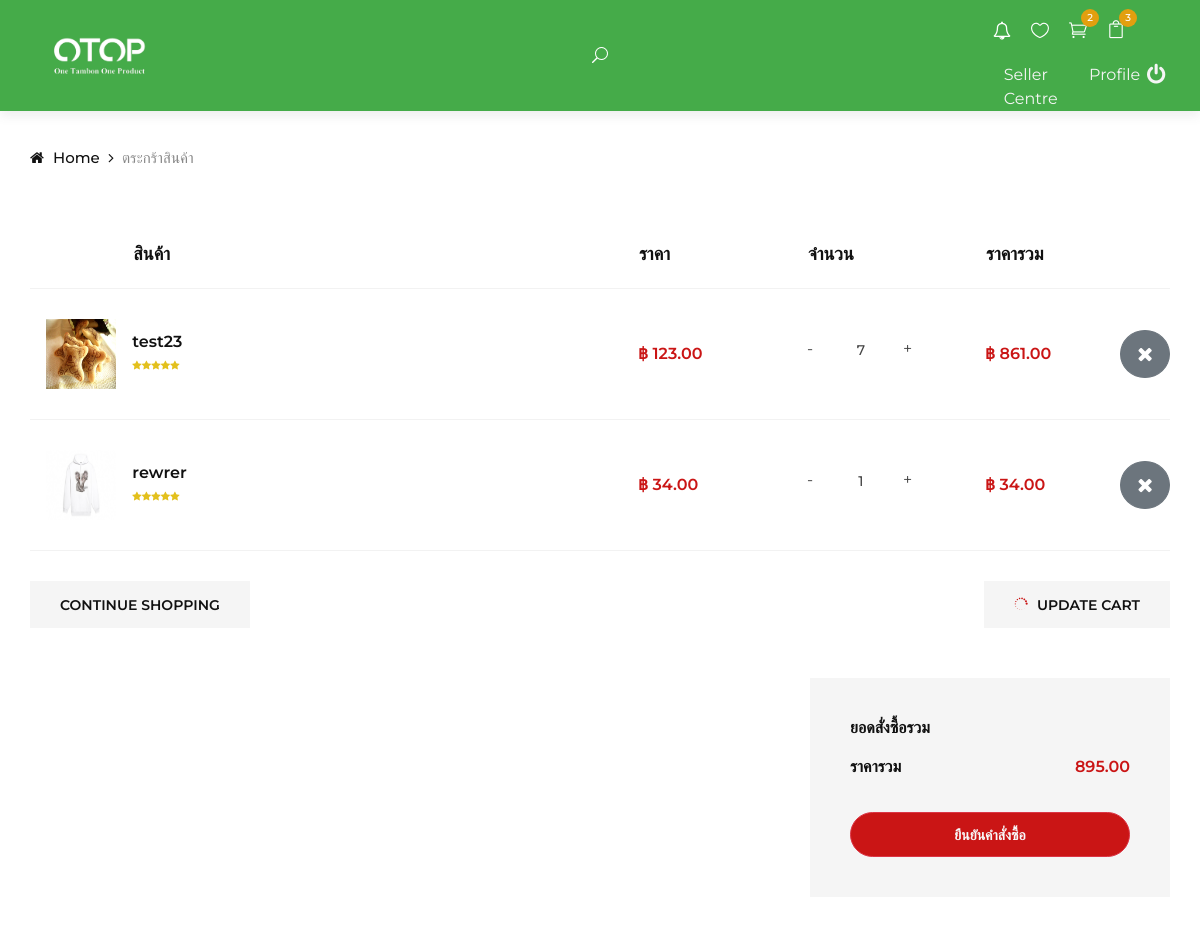
Page /views/Customer/shop-cart/shop-cart.php (signed in) on the earlier database version.
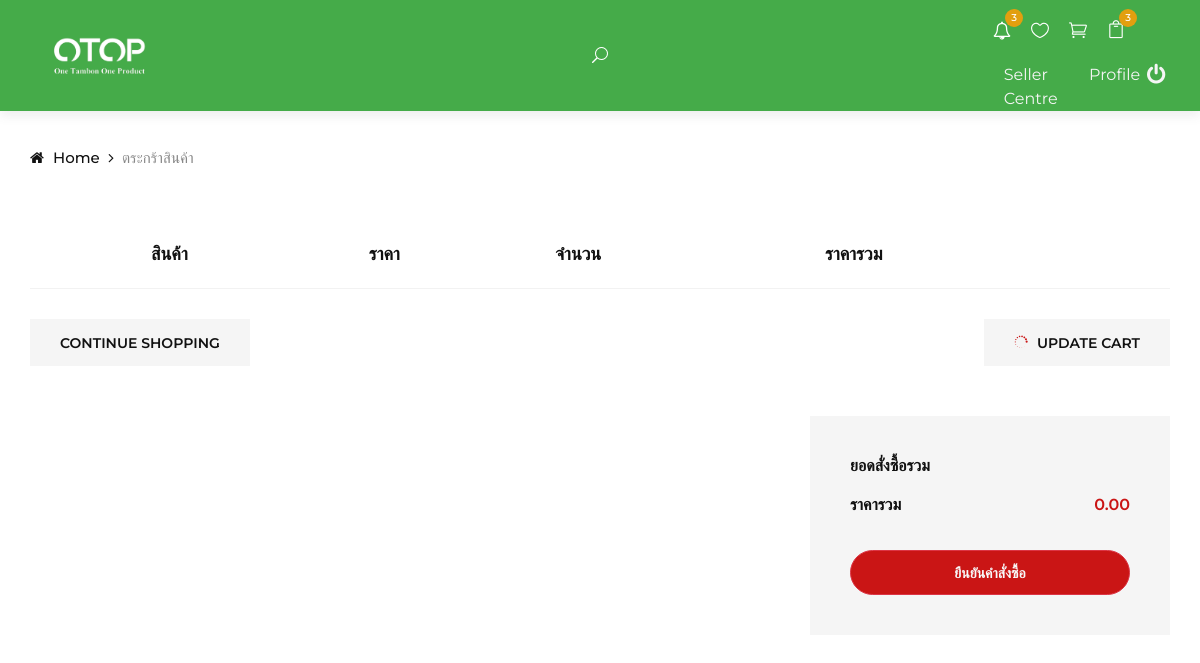
Same page on the later database version.
### tables this page shows
CREATE TABLE `shopping_cart` (
  `scid` int(11) NOT NULL,
  `uid` int(11) NOT NULL,
  `product_id` int(11) NOT NULL,
  `quantity` int(11) NOT NULL,
  `feature` int(11) DEFAULT NULL
);

CREATE TABLE `product` (
  `product_id` int(11) NOT NULL,
  `product_number` varchar(20) NOT NULL,
  `product_name` varchar(255) NOT NULL,
  `product_description` text NOT NULL,
  `product_specification` text NOT NULL,
  `product_type` int(11) NOT NULL,
  `price` double NOT NULL,
  `shipping_cost` double NOT NULL,
  `stock` int(11) NOT NULL,
  `shop_id` int(11) NOT NULL,
  `delivery_type` int(11) NOT NULL,
  `profile_product` varchar(90) DEFAULT NULL,
  `picture` varchar(90) DEFAULT NULL,
  `qrcode` varchar(50) DEFAULT NULL,
  `modify` int(11) DEFAULT NULL
);

### views/Customer/layout/header.php (called while the page is built, shortened)
<?php include_once("css.php"); ?>

### dbConnect.php (called while the page is built, shortened)
<?php
function connectDB()
{
    $servername = "localhost";
    $username = "root";
    $password = "";
    try {
        $conn = new PDO("mysql:host=$servername;dbname=otop_shop;charset=utf8", $username, $password);
        $conn->setAttribute(PDO::ATTR_ERRMODE, PDO::ERRMODE_EXCEPTION);
        return $conn;
    } catch (PDOException $e) {
        return "Connection failed: " . $e->getMessage();
    }
}
function selectData($str)
{
    $myConDB = connectDB();
    try {
        $stmt = $myConDB->prepare($str);
        $stmt->execute();
        $num = 0;
        while ($result = $stmt->fetch(PDO::FETCH_ASSOC)) {
            $num++;
            foreach ($result as $key => $value) {
                $data[$num][$key] = $value;
            }
        }
        $data[0]['numrow'] = $num;
        return $data;
    } catch (PDOException $e) {
        $conn = null;
        return "Error: " . $e->getMessage();
    }
}
function selectDataOne($str)
{
    $myConDB = connectDB();
    try {
        $stmt = $myConDB->prepare($str);
        $stmt->execute();
        if ($result = $stmt->fetch(PDO::FETCH_ASSOC)) {
            foreach ($result as $key => $value) {
                $data[$key] = $value;
            }
        }
        return $data;
    } catch (PDOException $e) {
        $conn = null;
        return "Error: " . $e->getMessage();
    }
}
?>

### query/query.php (called while the page is built, shortened)
<?php
include_once("../../../dbConnect.php");
function getShopingCart($uid)
{
    $sql = "SELECT * FROM `shopping_cart`
                    INNER JOIN `product` ON `shopping_cart`.`product_id` = `product`.`product_id`
            WHERE `uid` = '$uid'";
    $DATA = selectData($sql);
    return $DATA;
}
function countShopingCart($uid)
{
    $sql = "SELECT COUNT(*) AS `count_cart` FROM `shopping_cart` WHERE `uid` = '$uid'";
    $DATA = selectDataOne($sql);
    return $DATA;
}
function countFavouriteByUser($uid)
{
    $sql = "SELECT COUNT(*) AS `count_fav` FROM `favourite` WHERE `uid` = '$uid'";
    $DATA = selectDataOne($sql);
    return $DATA;
}
function countNotification($uid)
{
    $sql = "SELECT  COUNT(*) AS `count_noti` FROM `orders`
                    INNER JOIN `status_order` ON `orders`.`status_order` = `status_order`.`so_id`
                    INNER JOIN `delivery_address` ON `orders`.`daid` = `delivery_address`.`daid`
                    INNER JOIN `user-list` ON `delivery_address`.`uid` = `user-list`.`uid`
                WHERE `user-list`.`uid` = '$uid'";
    $DATA = selectDataOne($sql);
    return $DATA;
}

### views/Customer/shop-cart/shop-cart.php (the view, shortened to what this page needs)
<!DOCTYPE html>
<html lang="en">
<?php
include_once("../../../query/query.php");
if (isset($_SESSION[md5('typeid')]) && isset($_SESSION[md5('username')]) && isset($_SESSION[md5('user')])) {
    $USER = $_SESSION[md5('user')];
    $uid = $USER[1]['uid'];
}
$SHOPING_CART = getShopingCart($uid[0]);
?>
<head>
    <?php include_once("../layout/header.php") ?>
</head>
<body>
    <?php include_once("../layout/navbar.php"); ?>
    <div class="breadcrumb-option">
        <div class="container">
            <div class="row">
                <div class="col-lg-12">
                    <div class="breadcrumb__links">
                        <a href="../../../index.php"><i class="fa fa-home"></i> Home</a>
                        <span>ตระกร้าสินค้า</span>
                    </div>
                </div>
            </div>
        </div>
    </div>
    <section class="shop-cart spad">
        <div class="container">
            <div class="row">
                <div class="col-lg-12">
                    <div class="shop__cart__table">
                        <table>
                            <thead>
                                <tr>
                                    <th style="width: 120px;"></th>
                                    <th>สินค้า</th>
                                    <th>ราคา</th>
                                    <th>จำนวน</th>
                                    <th>ราคารวม</th>
                                    <th></th>
                                </tr>
                            </thead>
                            <tbody>
                                <?php
                                for ($i = 1; $i < count($SHOPING_CART); $i++) {
                                ?>
                                    <tr>
                                        <td style="width: 120px; text-align: center;">
                                            <img src="<?php echo "../../../img/product/profile/" . $SHOPING_CART[$i]["profile_product"]; ?>" width="70px" height="70px" alt="">
                                        </td>
                                        <td class="cart__product__item">
                                            <div class="cart__product__item__title">
                                                <h6><a href='<?php echo "../product_detail/product-details.php?product_id=" . $SHOPING_CART[$i]["product_id"]; ?>' style="color: inherit;"><?php echo  $SHOPING_CART[$i]["product_name"]; ?></a></h6>
                                                <div class="rating">
                                                    <i class="fa fa-star"></i>
                                                    <i class="fa fa-star"></i>
                                                    <i class="fa fa-star"></i>
                                                    <i class="fa fa-star"></i>
                                                    <i class="fa fa-star"></i>
                                                </div>
                                            </div>
                                        </td>
                                        <td class="cart__price"><?php echo  "฿ " . number_format($SHOPING_CART[$i]["price"], 2); ?></td>
                                        <td class="cart__quantity" id="cart__quantity" name="cart__quantity" onclick="changeQuantity(<?php echo $SHOPING_CART[$i]['scid'] . ',' .  $SHOPING_CART[$i]['price']; ?>)">
                                            <div class="pro-qty" id="pro-qty" name="pro-qty">
                                                <input type="text" id="quantity<?php echo $SHOPING_CART[$i]["scid"]; ?>" name="quantity" value="<?php echo $SHOPING_CART[$i]["quantity"]; ?>" disabled>
                                            </div>
                                        </td>
                                        <td class="cart__total" id="cart__total<?php echo $SHOPING_CART[$i]['scid']; ?>" name="cart__total<?php echo $SHOPING_CART[$i]['scid']; ?>" value="<?php echo number_format($SHOPING_CART[$i]["price"] * $SHOPING_CART[$i]["quantity"], 2); ?>"><?php echo  "฿ " . number_format($SHOPING_CART[$i]["price"] * $SHOPING_CART[$i]["quantity"], 2); ?></td>
                                        <td class="cart__close">
                                            <button type="button" class="btn btn-secondary btn-lg rounded-circle" id="removeProduct" onclick="removeProduct('<?php echo $SHOPING_CART[$i]['scid']; ?>')">
                                                <i class="fa fa-times"></i>
                                            </button>
                                        </td>
                                    </tr>
                                <?php
                                }
                                ?>
                            </tbody>
                        </table>
                    </div>
                </div>
            </div>
            <div class="row">
                <div class="col-lg-6 col-md-6 col-sm-6">
                    <div class="cart__btn">
                        <a href="../../../index.php">Continue Shopping</a>
                    </div>
                </div>
                <div class="col-lg-6 col-md-6 col-sm-6">
                    <div class="cart__btn update__btn" style="cursor: pointer;">
                        <a onclick="updateCart(obj)"><span class="icon_loading"></span> Update cart</a>
                    </div>
                </div>
            </div>
            <div class="row">
                <div class="col-lg-6">
                </div>
                <div class="col-lg-4 offset-lg-2">
                    <div class="cart__total__procced">
                        <h6>ยอดสั่งซื้อรวม</h6>
                        <ul>
                            <li>ราคารวม <span>
                                    <?php
                                    if ($SHOPING_CART[0]['numrow'] > 0) {
                                        $price = 0;
                                        for ($i = 1; $i < count($SHOPING_CART); $i++) {
                                            $price = $price + ($SHOPING_CART[$i]["price"] * $SHOPING_CART[$i]["quantity"]);
                                        }
                                        echo number_format($price,2);
                                    } else {
                                        echo number_format(0, 2);
                                    }
                                    ?>
                                </span></li>
                        </ul>
                        <a class="primary-btn btn btn-danger text-light" style="width: 280px;" onclick="checkCart(objCheckCart)">ยืนยันคำสั่งซื้อ</a>
                    </div>
                </div>
            </div>
        </div>
    </section>
</body>
</html>

### views/Customer/layout/css.php (shortened to what this page needs)
<link href="../../../vendor/fontawesome-free/css/all.min.css" rel="stylesheet" type="text/css">
<link rel="stylesheet" href="../../../css/bootstrap.min.css" type="text/css">
<link rel="stylesheet" href="../../../css/font-awesome.min.css" type="text/css">
<link rel="stylesheet" href="../../../css/elegant-icons.css" type="text/css">
<link rel="stylesheet" href="../../../css/jquery-ui.min.css" type="text/css">
<link rel="stylesheet" href="../../../css/magnific-popup.css" type="text/css">
<link rel="stylesheet" href="../../../css/owl.carousel.min.css" type="text/css">
<link rel="stylesheet" href="../../../css/slicknav.min.css" type="text/css">
<link rel="stylesheet" href="../../../css/style.css" type="text/css">
<link rel="stylesheet" href="https://cdnjs.cloudflare.com/ajax/libs/bootstrap-select/1.13.1/css/bootstrap-select.min.css">
<link rel="stylesheet" href="path/to/file/picker.min.css">
<link rel="stylesheet" href="../../../node_modules/select-picker/dist/picker.css">
<link href="https://cdn.jsdelivr.net/npm/select2@4.1.0-rc.0/dist/css/select2.min.css" rel="stylesheet" />

### views/Customer/layout/navbar.php (shortened to what this page needs)
<?php
   include_once("../../../query/query.php");
   if (isset($_SESSION[md5('typeid')]) && isset($_SESSION[md5('username')]) && isset($_SESSION[md5('user')])) {
       $username = $_SESSION[md5('username')];
       $USER = $_SESSION[md5('user')];
       $uid = $USER[1]["uid"];
       $COUNT_SHOPING_CART = countShopingCart($uid)["count_cart"];
       $COUNT_FAVOURITE = countFavouriteByUser($uid)["count_fav"];
       $COUNT_NOTIFICATION = countNotification($uid)["count_noti"];
   }
   ?>
<header class="header">
    <?php
       if (isset($username)) {
       ?>
        <div class="container-fluid">
            <div class="row">
                <div class="col-xl-3 col-lg-2 d-flex align-items-center">
                    <div class="header__logo">
                        <a href="../../../index.php"><img src="../../../img/icon/LOGO-OTOP-WH.png" height="38" alt=""></a>
                    </div>
                </div>
                <div class="col-xl-6 col-lg-7 d-flex justify-content-center d-flex align-items-center">
                    <nav class="header__menu">
                        <ul>
                            <li class="search-box">
                                <button class="btn-search">
                                    <span class="icon_search search-switch"></span>
                                </button>
                                <input type="text" class="input-search" placeholder="Type to Search...">
                            </li>
                        </ul>
                    </nav>
                </div>
                <div class="col-lg-3 align-self-center">
                    <div class="row d-flex justify-content-end">
                        <div class="col-lg-4 align-self-center ">
                            <ul class="header__right__widget d-flex justify-content-end">
                                <li>
                                    <a href="../notification/notification.php">
                                        <i class="fa fa-bell-o" aria-hidden="true"></i>
                                        <?php
                                           if ($COUNT_NOTIFICATION == 0) {
                                           } else {
                                               echo '<div class="tip">' . $COUNT_NOTIFICATION . "</div>";
                                           }
                                           ?>
                                    </a>
                                </li>
                                <li>
                                    <a href="../favorite/favorite.php">
                                        <span class="icon_heart_alt"></span>
                                    </a>
                                </li>
                                <li>
                                    <a href="../shop-cart/shop-cart.php">
                                        <span class="icon_cart_alt"></span>
                                        <?php
                                           if ($COUNT_SHOPING_CART == 0) {
                                           } else {
                                               echo '<div class="tip">' . $COUNT_SHOPING_CART . "</div>";
                                           }
                                           ?>
                                    </a>
                                </li>
                                <li>
                                    <a href="../purchase/purchase.php">
                                        <span class="icon_bag_alt"></span>
                                        <div class="tip">3</div>
                                    </a>
                                </li>
                            </ul>
                        </div>
                        <div class="col-lg-1 text-light d-flex justify-content-center align-self-center">
                        </div>
                        <div class="col-lg-7 text-light align-self-center">
                            <div class="row">
                                <div class="col-lg-6 d-flex justify-content-center" style="padding: 0px;">
                                    <a href="../register-saler/register-seller-verify.php" style="color: whitesmoke;">Seller Centre</a>
                                </div>
                                <div class="col-lg-4 d-flex justify-content-center" style="padding: 0px;">
                                    <a href="../user-profile/user-profile.php" style="color: whitesmoke;">Profile</a>
                                </div>
                                <div class="col-lg-2 d-flex justify-content-center" style="padding: 0px;">
                                    <a href="../../../logout.php" style="color: whitesmoke;"><i class="fa fa-power-off fa-lg" aria-hidden="true"></i></a>
                                </div>
                            </div>
                        </div>
                    </div>
                </div>
            </div>
        </div>
        <?php } ?>
</header>

Differences in the rows shown:
removed shopping_cart: product.profile_product (picture), product.product_name "test23", product.price "123.00", quantity "7", $SHOPING_CART[$i]["price"] * $SHOPING_CART[$i]["quantity"] "861.00"
removed shopping_cart: product.profile_product (picture), product.product_name "rewrer", product.price "34.00", quantity "1", $SHOPING_CART[$i]["price"] * $SHOPING_CART[$i]["quantity"] "34.00"
Other differences:
$COUNT_NOTIFICATION: (not shown) → "3"
0: (not shown) → "0.00"
$COUNT_SHOPING_CART: "2" → (not shown)
$price: "895.00" → (not shown)
